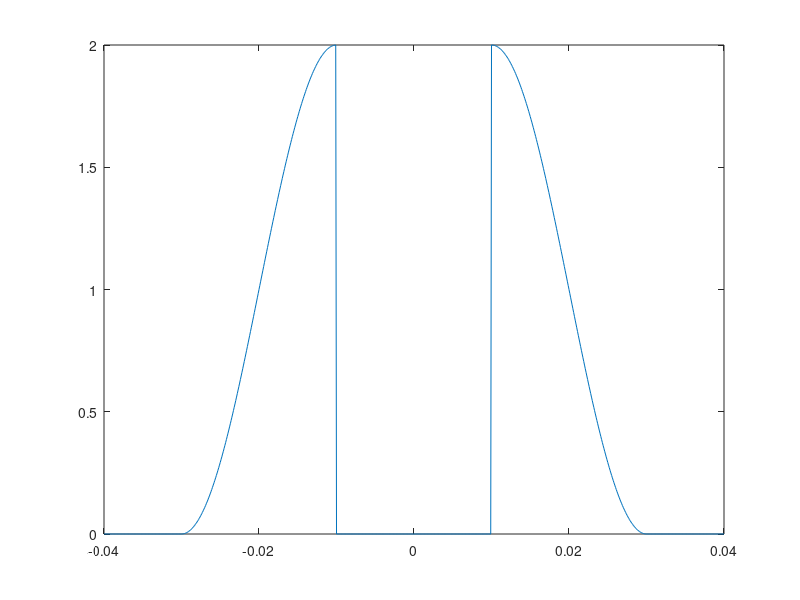

Write MATLAB code to recreate this figure.
%% this is a function for compute Grc(f)

clc;
clear;
T = 25;
amplititude = T/2; % amplititude 
ff = .0001; % frequency interval
range = 1/T;
f = -range:ff:range; % x axis
n = length(f); 
alpha = 0.5; % factors
factor1 = (1-alpha)/(2*T);
factor2 = (1+alpha)/(2*T);
coefficient = T/2;
for j = 1:n
    if abs(f(j)) >=0 && abs(f(j)) <= factor1
        theta(j) = 0;
        Grc(j) = T;
        r(j) = 0;
    elseif abs(f(j)) >=factor1 && abs(f(j)) <= factor2
        theta(j) = 2*pi*abs(f(j))*T-0.5*pi;
        Grc(j) = amplititude * (1+cos(theta(j)));
        r(j) = 1+cos(theta(j));
    elseif abs(f(j)) > factor2
        theta(j) = 0;
        Grc(j) = 0;
        r(j) = 0;
    end % if
end %j
plot(f, r);
